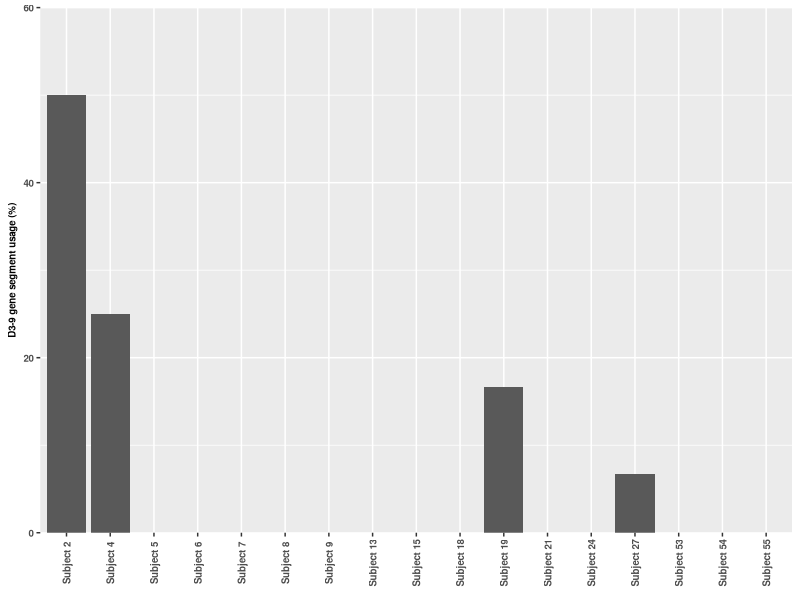

Reproduce this figure in R.
#R code
library(ggplot2)
library(data.table)
library(scales)
library(RColorBrewer)
library(readr)
library(tidyr)
library(reshape)
library(stringr)
library(dplyr)
library(ggrepel)
library(gridExtra)
require(cowplot)

HDusage_by_subject_bar_plot <- function(table_summary){
  textsize <- 7
  p <-  ggplot(table_summary, aes(Subject, HD39_percent*100)) + 
	  geom_bar(stat="identity",position=position_dodge()) +
	  theme(plot.title=element_text(size=textsize,face="bold"),
		axis.title=element_text(size=textsize,face="bold"),
		axis.text=element_text(size=textsize,face="bold"),
		axis.text.x=element_text(angle = 90, hjust = 0.5,size=textsize, vjust=0.5,face="bold"),
		legend.key.size=unit(0.6,'lines'),
		legend.title=element_blank(),
		legend.text=element_text(size=textsize,face="bold"),
		legend.position='right') +
	  scale_y_continuous(breaks=c(0,20,40,60),labels=c('0','20','40','60'),expand=c(0,0),limits=c(0,60)) +
	  scale_fill_manual(values=c('gray30','gray70'),drop=FALSE) +
	  ylab(bquote(bold('D3-9 gene segment usage (%)'))) +
	  xlab(bquote(bold('')))
  ggsave('graph/HD39_Andrews_SciImmun_Patient_usage.png',p,height=2.5,width=3)
  }

table_summary <- read_tsv('result/Dgene_Andrews_SciImmun_Patient_summary.tsv') %>%
                   mutate(HD39_percent=HD39_count/Total_count) %>%
                   mutate(Other_count=HD39_count-ILTG_count-LRYFDWL_count) %>%
                   mutate(Subject=factor(Subject,levels=Subject))
HDusage_by_subject_bar_plot(table_summary)
